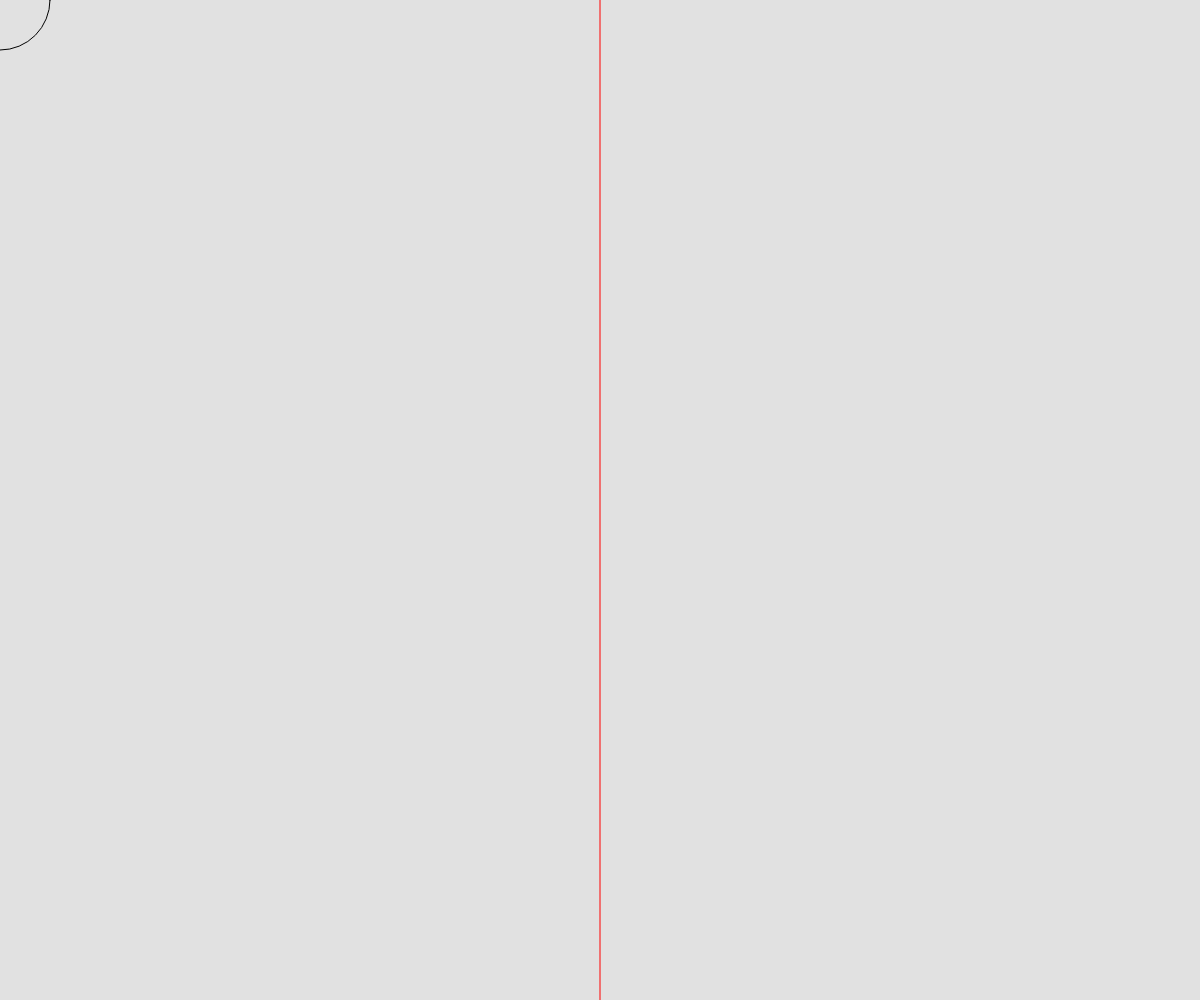
Frame 1 (no input)
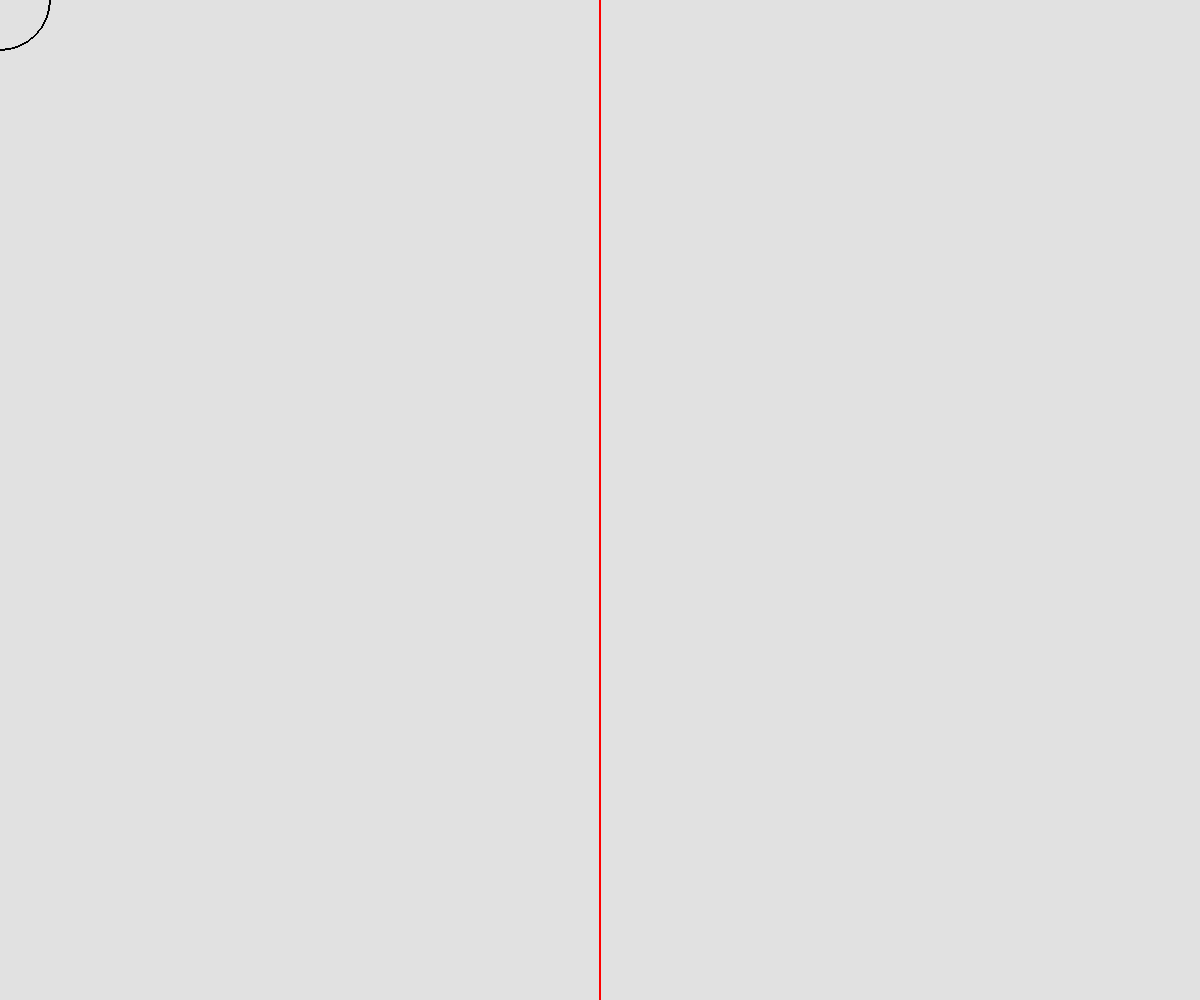
Frame 60 (no input)
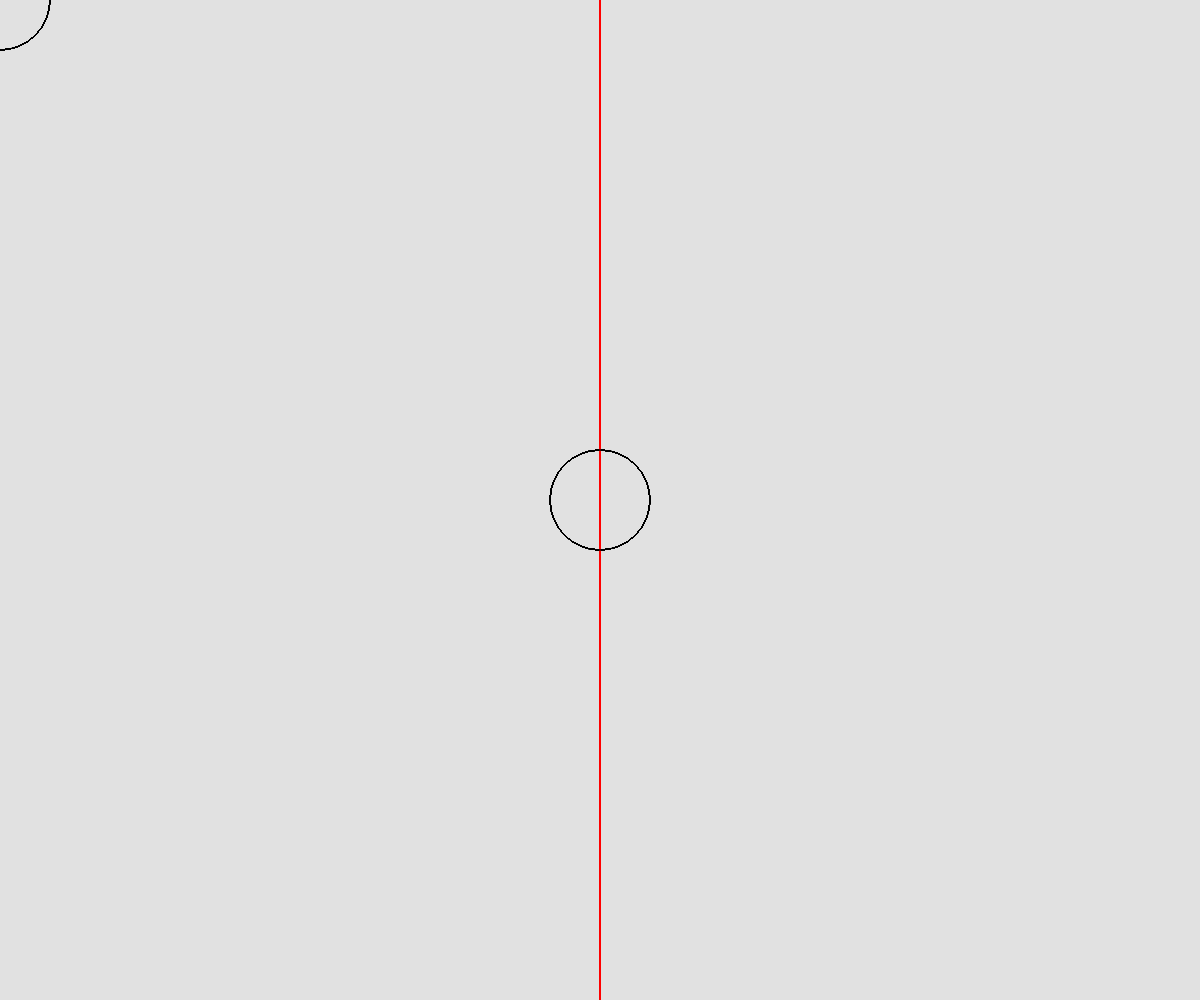
Frame 120 (the mouse pressed at the canvas centre since frame 60)

The p5.js sketch that drew these frames (run headless with seeded random() and noise() and a simulated clock; from frame 60 on, the mouse is pressed at the canvas centre):

// p5.js sketch
// ── sketch.js
function setup() {
  // This is just setup code, making the canvas the right size and the 
  // background a pleasantly numbing shade of grey.
  createCanvas(windowWidth, windowHeight);
  background(225);
  print(windowWidth, windowHeight)
}

function draw() {
  // This draws a red line in the middle of the canvas
  // (it should also give you a clue for your condition!)
  // You might hear this referred to as a "debug view";
  // you can remove it from the final design, but it will help you see
  // how the code is working, which helps remove bugs!
  stroke(255,0,0);
  line(width/2, 0, width/2, height);
  stroke(0);

  noFill();

  // Put your condition here, in parentheses after the if (this one isn't quite right!)
  if(mouseX > width/2) {
    rectMode(CENTER)
    square(mouseX,mouseY,100,)
    // Put what happens if your condition is true here
  } else {
    circle(mouseX,mouseY,100)
		// Put what happens if your condition is false here
  }
}
